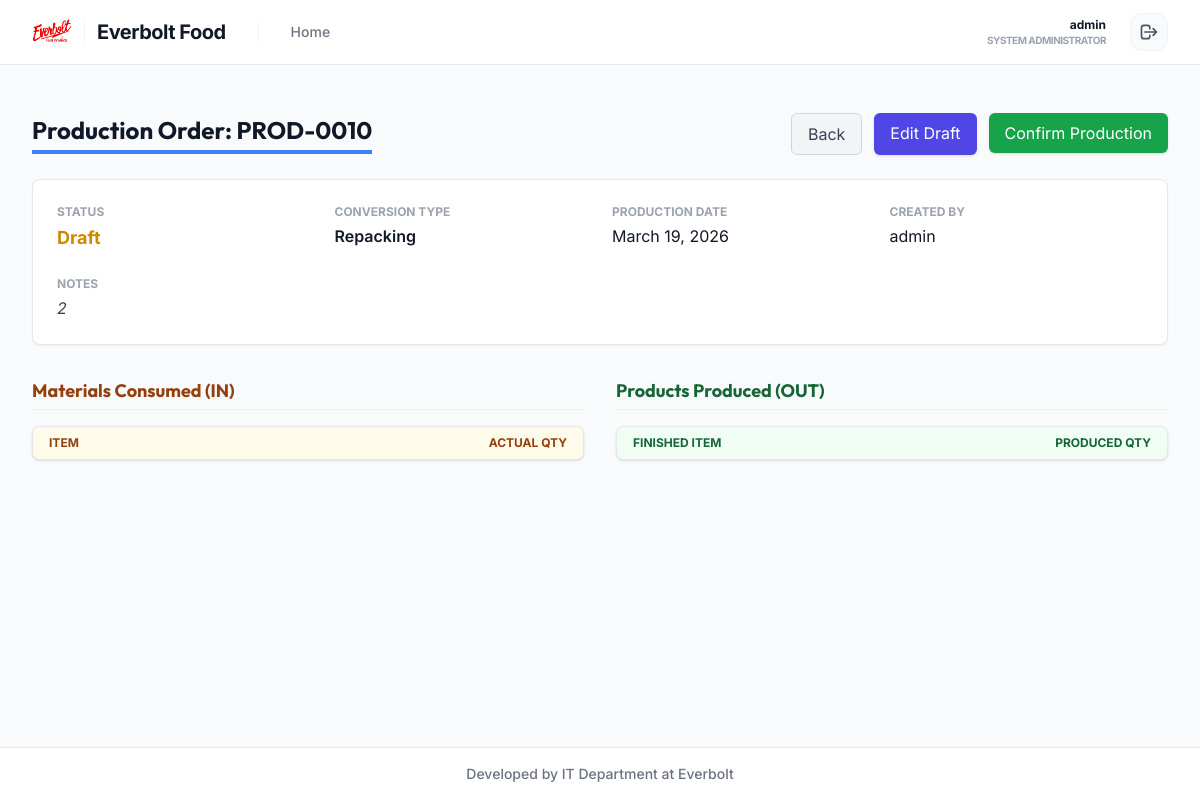
The app's page /manufacturing/production/10/ (signed in), older data.
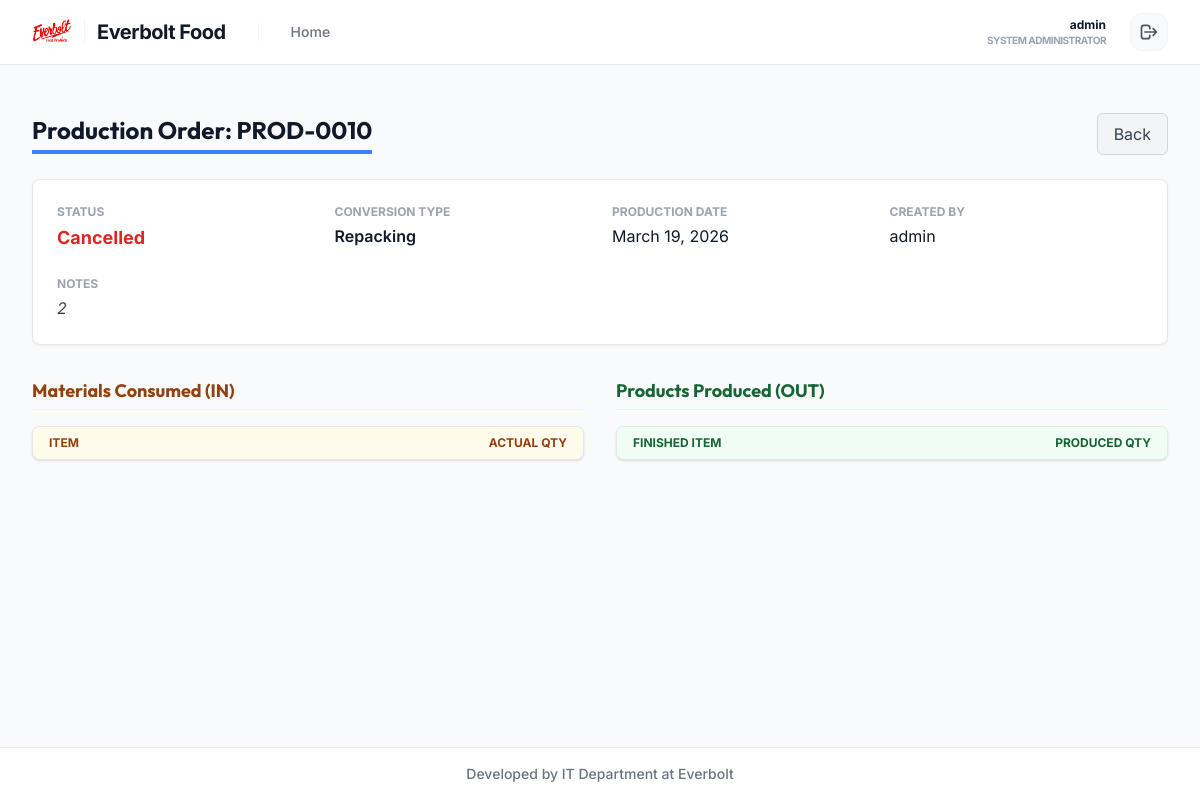
The same page, newer data.
### manufacturing/models.py (models this page shows, shortened)
class Production(models.Model):
    class ConversionTypes(models.TextChoices):
        MANUFACTURING = 'MANUFACTURING', 'Manufacturing'
        REPACKING = 'REPACKING', 'Repacking'
        BLENDING = 'BLENDING', 'Blending'
    class StatusChoices(models.TextChoices):
        DRAFT = 'DRAFT', 'Draft'
        CONFIRMED = 'CONFIRMED', 'Confirmed'
        CANCELLED = 'CANCELLED', 'Cancelled'
    production_number = models.CharField(max_length=50, unique=True, blank=True)
    date = models.DateField()
    conversion_type = models.CharField(max_length=20, choices=ConversionTypes.choices, default=ConversionTypes.MANUFACTURING)
    status = models.CharField(max_length=20, choices=StatusChoices.choices, default=StatusChoices.DRAFT)
    notes = models.TextField(blank=True, null=True)
    created_by = models.ForeignKey(settings.AUTH_USER_MODEL, on_delete=models.SET_NULL, null=True)
    created_at = models.DateTimeField(auto_now_add=True)
    updated_at = models.DateTimeField(auto_now=True)

### users/models.py (models this page shows, shortened)
class User(AbstractUser):
    class Roles(models.TextChoices):
        ADMIN = 'ADMIN', 'Admin'
        SALES_OFFICER = 'SALES_OFFICER', 'Sales Officer'
    role = models.CharField(max_length=50, choices=Roles.choices, default=Roles.SALES_OFFICER)
    contact_number = models.CharField(max_length=20, blank=True, null=True)
    assigned_area = models.CharField(max_length=100, blank=True, null=True)

### manufacturing/views.py (the view)
# urls.py: path('production/<int:pk>/', views.ProductionDetailView.as_view(), name='production_detail'),
class ProductionDetailView(LoginRequiredMixin, DetailView):
    model = Production
    template_name = 'manufacturing/production_detail.html'
    context_object_name = 'production'

### manufacturing/templates/manufacturing/production_detail.html (shortened to what the changed rows need)
{% extends 'layouts/base.html' %}
{% block content %}
<div class="px-4 py-6 sm:px-0">
    <div class="flex justify-between items-center mb-6">
        <h1 class="text-2xl font-bold text-gray-900 border-b-4 border-blue-500 inline-block pb-1">Production Order: {{ production.production_number }}</h1>
        <div class="flex space-x-3">
            <a href="{% url 'production_list' %}" class="bg-gray-100 hover:bg-gray-200 border border-gray-300 rounded-md px-4 py-2 text-gray-700">Back</a>
            {% if production.status == 'DRAFT' %}
            <a href="{% url 'production_edit' production.pk %}" class="bg-indigo-600 hover:bg-indigo-700 text-white px-4 py-2 rounded-md shadow">Edit Draft</a>
            <form action="{% url 'production_confirm' production.pk %}" method="post" class="inline">
                <button type="submit" class="bg-green-600 hover:bg-green-700 text-white px-4 py-2 rounded-md shadow" onclick="return confirm('Confirm Production? Stock will be updated.');">Confirm Production</button>
            </form>
            {% endif %}
        </div>
    </div>
    <div class="bg-white shadow-sm rounded-lg border border-gray-200 overflow-hidden mb-8">
        <div class="p-6">
            <div class="grid grid-cols-2 lg:grid-cols-4 gap-6">
                <div>
                    <p class="text-xs font-bold text-gray-400 uppercase">Status</p>
                    <p class="mt-1 text-lg font-bold {% if production.status == 'CONFIRMED' %}text-green-600{% elif production.status == 'CANCELLED' %}text-red-600{% else %}text-yellow-600{% endif %}">
                        {{ production.get_status_display }}
                    </p>
                </div>
                <div>
                    <p class="text-xs font-bold text-gray-400 uppercase">Conversion Type</p>
                    <p class="mt-1 text-gray-900 font-semibold">{{ production.get_conversion_type_display }}</p>
                </div>
                <div>
                    <p class="text-xs font-bold text-gray-400 uppercase">Production Date</p>
                    <p class="mt-1 text-gray-900">{{ production.date }}</p>
                </div>
                <div>
                    <p class="text-xs font-bold text-gray-400 uppercase">Created By</p>
                    <p class="mt-1 text-gray-900">{{ production.created_by.username|default:"System" }}</p>
                </div>
                <div class="col-span-full">
                    <p class="text-xs font-bold text-gray-400 uppercase">Notes</p>
                    <p class="mt-1 text-gray-700 italic">{{ production.notes|default:"-" }}</p>
                </div>
            </div>
        </div>
    </div>
    <div class="grid grid-cols-1 md:grid-cols-2 gap-8">
        <div>
            <div class="bg-white shadow rounded-lg border border-gray-200 overflow-hidden">
                <table class="min-w-full divide-y divide-gray-200">
                    <thead class="bg-amber-50">
                        <tr>
                            <th class="px-4 py-2 text-left text-xs font-bold text-amber-800 uppercase">Item</th>
                            <th class="px-4 py-2 text-right text-xs font-bold text-amber-800 uppercase">Actual Qty</th>
                        </tr>
                    </thead>
                </table>
            </div>
        </div>
        <div>
            <div class="bg-white shadow rounded-lg border border-gray-200 overflow-hidden">
                <table class="min-w-full divide-y divide-gray-200">
                    <thead class="bg-green-50">
                        <tr>
                            <th class="px-4 py-2 text-left text-xs font-bold text-green-800 uppercase">Finished Item</th>
                            <th class="px-4 py-2 text-right text-xs font-bold text-green-800 uppercase">Produced Qty</th>
                        </tr>
                    </thead>
                </table>
            </div>
        </div>
    </div>
</div>
{% endblock %}

Row changes from the older to the newer data that the page shows:
changed Production "PROD-0010": status "Draft" → "Cancelled"
Text that changed along with them:
text no longer shown: "Edit Draft Confirm Production"
